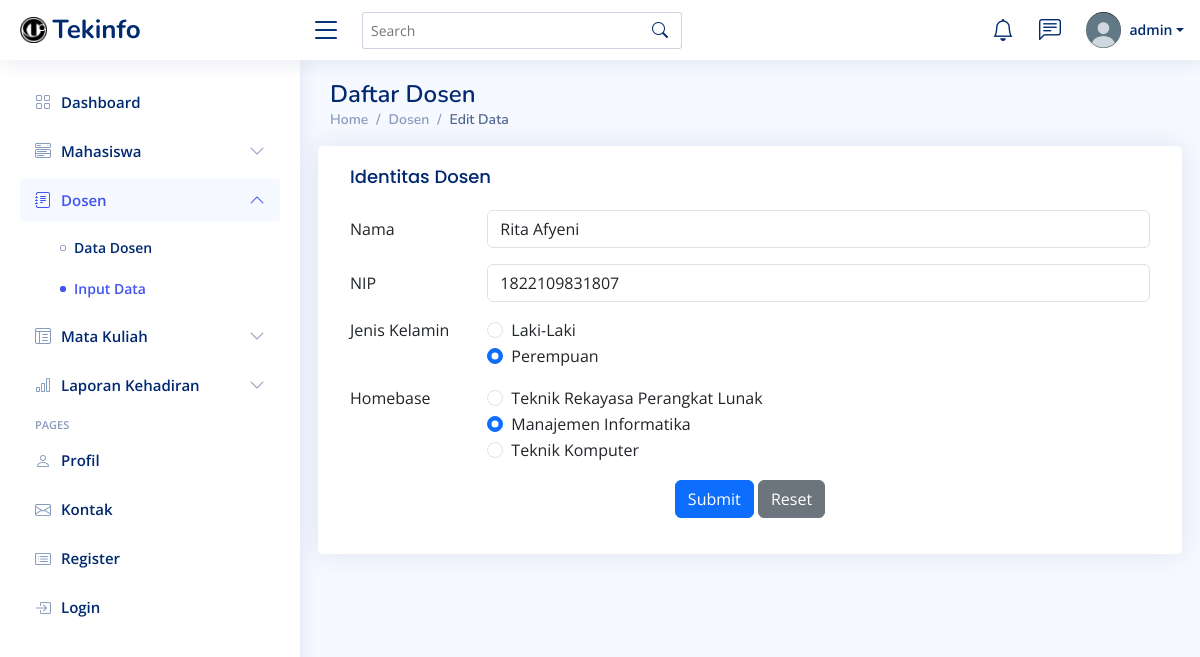
Page /modul/dosen/edit-dosen.php?id=13 (signed in) on the committed database.
### tables this page shows
CREATE TABLE `dosen` (
  `id` int(11) NOT NULL,
  `nip` varchar(50) NOT NULL,
  `nama` varchar(50) NOT NULL,
  `jenis_kelamin` enum('L','P') NOT NULL,
  `homebase` enum('TRPL','MI','TKOM') NOT NULL
);

### modul/dosen/edit-dosen.php (the view, shortened to what this page needs)
<?php
include '../../koneksi.php';
$get_id = $_GET['id'];
$sql = "SELECT * FROM dosen WHERE id=?";
$stmt = $db->prepare($sql);
$stmt->bind_param("i", $get_id);
$stmt->execute();
$result = $stmt->get_result();
if ($result->num_rows == 1) {
    $row = $result->fetch_assoc();
} else {
    echo "Data $get_id tidak tersedia";
    exit;
}
?>
<!DOCTYPE html>
<html lang="en">
<head>
  <link href="../assets/vendor/bootstrap/css/bootstrap.min.css" rel="stylesheet">
  <link href="../assets/vendor/bootstrap-icons/bootstrap-icons.css" rel="stylesheet">
  <link href="../assets/vendor/boxicons/css/boxicons.min.css" rel="stylesheet">
  <link href="../assets/vendor/quill/quill.snow.css" rel="stylesheet">
  <link href="../assets/vendor/quill/quill.bubble.css" rel="stylesheet">
  <link href="../assets/vendor/remixicon/remixicon.css" rel="stylesheet">
  <link href="../assets/vendor/simple-datatables/style.css" rel="stylesheet">
  <link href="../assets/css/style.css" rel="stylesheet">
</head>
<body>
  <header id="header" class="header fixed-top d-flex align-items-center">
<div class="d-flex align-items-center justify-content-between">
  <a href="#" class="logo d-flex align-items-center">
    <img src="../assets/img/Logo Ti.png" alt="">
    <span class="d-none d-lg-block">Tekinfo</span>
  </a>
  <i class="bi bi-list toggle-sidebar-btn"></i>
</div>
<div class="search-bar">
  <form class="search-form d-flex align-items-center" method="POST" action="#">
    <input type="text" name="query" placeholder="Search" title="Enter search keyword">
    <button type="submit" title="Search"><i class="bi bi-search"></i></button>
  </form>
</div>
<nav class="header-nav ms-auto">
  <ul class="d-flex align-items-center">
    <li class="nav-item dropdown">
      <a class="nav-link nav-icon" href="#" data-bs-toggle="dropdown">
        <i class="bi bi-bell"></i>
      </a>
    </li>
    <li class="nav-item dropdown">
      <a class="nav-link nav-icon" href="#" data-bs-toggle="dropdown">
        <i class="bi bi-chat-left-text"></i>
      </a>
    </li>
    <li class="nav-item dropdown pe-3">
      <a class="nav-link nav-profile d-flex align-items-center pe-0" href="#" data-bs-toggle="dropdown">
        <img src="../assets/img/icon.jpg" alt="Profile" class="rounded-circle">
        <span class="d-none d-md-block dropdown-toggle ps-2"><?=   $_SESSION['nama']?></span>
      </a>
    </li>
  </ul>
</nav>
</header>
<aside id="sidebar" class="sidebar">
<ul class="sidebar-nav" id="sidebar-nav">
  <li class="nav-item">
    <a class="nav-link collapsed" href="../../index.php">
      <i class="bi bi-grid"></i>
      <span>Dashboard</span>
    </a>
  </li>
  <li class="nav-item">
    <a class="nav-link collapsed" data-bs-target="#components-nav" data-bs-toggle="collapse" href="#">
      <i class="bi bi-menu-button-wide"></i><span>Mahasiswa</span><i class="bi bi-chevron-down ms-auto"></i>
    </a>
  </li>
  <li class="nav-item">
    <a class="nav-link " data-bs-target="#forms-nav" data-bs-toggle="collapse" href="#">
      <i class="bi bi-journal-text"></i><span>Dosen</span><i class="bi bi-chevron-down ms-auto"></i>
    </a>
    <ul id="forms-nav" class="nav-content collapse show" data-bs-parent="#sidebar-nav">
      <li>
        <a href="data-dosen.php" >
          <i class="bi bi-circle"></i><span>Data Dosen</span>
        </a>
      </li>
      <?php
      if ($_SESSION['level']=='admin'){
      ?>
      <li>
        <a href="#" class="active">
          <i class="bi bi-circle"></i><span>Input Data</span>
        </a>
      </li>
      <?php } ?>
    </ul>
  </li>
  <li class="nav-item">
    <a class="nav-link collapsed" data-bs-target="#tables-nav" data-bs-toggle="collapse" href="#">
      <i class="bi bi-layout-text-window-reverse"></i><span>Mata Kuliah</span><i class="bi bi-chevron-down ms-auto"></i>
    </a>
  </li>
  <li class="nav-item">
        <a class="nav-link collapsed" data-bs-target="#charts-nav" data-bs-toggle="collapse" href="#">
          <i class="bi bi-bar-chart"></i><span>Laporan Kehadiran</span><i class="bi bi-chevron-down ms-auto"></i>
        </a>
      </li>
  <li class="nav-heading">Pages</li>
  <li class="nav-item">
    <a class="nav-link collapsed" href="../../profil.php">
      <i class="bi bi-person"></i>
      <span>Profil</span>
    </a>
  </li>
  <li class="nav-item">
    <a class="nav-link collapsed" href="#">
      <i class="bi bi-envelope"></i>
      <span>Kontak</span>
    </a>
  </li>
  <li class="nav-item">
    <a class="nav-link collapsed" href="../../buat-akun.php">
      <i class="bi bi-card-list"></i>
      <span>Register</span>
    </a>
  </li>
  <li class="nav-item">
    <a class="nav-link collapsed" href="../../login.php">
      <i class="bi bi-box-arrow-in-right"></i>
      <span>Login</span>
    </a>
  </li>
</ul>
</aside>
<main id="main" class="main">
    <div class="pagetitle">
      <h1 text-align="center">Daftar Dosen</h1>
      <nav>
        <ol class="breadcrumb">
          <li class="breadcrumb-item"><a href="../../index.php">Home</a></li>
          <li class="breadcrumb-item ">Dosen</li>
          <li class="breadcrumb-item active">Edit Data</li>
        </ol>
      </nav>
    </div>
    <section class="section dashboard">
      <div class="row">
      <div class="card">
            <div class="card-body">
              <h5 class="card-title">Identitas Dosen</h5>
              <form action="" method="post">
                <div class="row mb-3">
                  <label for="inputText" class="col-sm-2 col-form-label" >Nama</label>
                  <div class="col-sm-10">
                    <input type="text" class="form-control" name="nama" value="<?php echo $row['nama']; ?>" >
                  </div>
                </div>
                <div class="row mb-3">
                  <label for="inputNumber" class="col-sm-2 col-form-label" >NIP</label>
                  <div class="col-sm-10">
                    <input type="number" class="form-control" name="nip" value="<?php echo $row['nip']; ?>">
                  </div>
                </div>
                <fieldset class="row mb-3">
                  <legend class="col-form-label col-sm-2 pt-0">Jenis Kelamin</legend>
                  <div class="col-sm-10">
                    <div class="form-check">
                      <input class="form-check-input" type="radio" name="jenis_kelamin" id="laki-laki" value="L" <?= $row['jenis_kelamin'] == 'L' ? 'checked' : '' ?> required>
                      <label class="form-check-label" for="gridRadios1">
                        Laki-Laki
                      </label>
                    </div>
                    <div class="form-check">
                      <input class="form-check-input" type="radio" name="jenis_kelamin" id="perempuan" value="P" <?= $row['jenis_kelamin'] == 'P' ? 'checked' : '' ?> required>
                      <label class="form-check-label" for="gridRadios2">
                        Perempuan
                      </label>
                    </div>
                  </div>
                </fieldset>
                <fieldset class="row mb-3">
                  <legend class="col-form-label col-sm-2 pt-0">Homebase</legend>
                  <div class="col-sm-10">
                    <div class="form-check">
                      <input class="form-check-input" type="radio" name="homebase" id="trpl" value="TRPL" <?= $row['homebase'] == 'TRPL' ? 'checked' : '' ?> required>
                      <label class="form-check-label" for="gridRadios1">
                        Teknik Rekayasa Perangkat Lunak
                      </label>
                    </div>
                    <div class="form-check">
                      <input class="form-check-input" type="radio" name="homebase" id="mi" value="MI" <?= $row['homebase'] == 'MI' ? 'checked' : '' ?> required>
                      <label class="form-check-label" for="gridRadios2">
                        Manajemen Informatika
                      </label>
                    </div>
                    <div class="form-check">
                      <input class="form-check-input" type="radio" name="homebase" id="tkom" value="TKOM" <?= $row['homebase'] == 'TKOM' ? 'checked' : '' ?> required>
                      <label class="form-check-label" for="gridRadios2">
                        Teknik Komputer
                      </label>
                    </div>
                  </div>
                </fieldset>
                <div class="row mb-3">
                  <div class="text-center">
                    <input type="submit" name="submit" class="btn btn-primary">
                    <button type="reset" class="btn btn-secondary">Reset</button>
                  </div>
                </div>
              </form>
            </div>
          </div>
        </div>
  </section>
</main>
</body>
</html>

### modul/assets/css/style.css (style rules this page uses)
:root { scroll-behavior: smooth; }
body { font-family: "Open Sans", sans-serif; background: #f6f9ff; color: #444444; }
a { color: #4154f1; text-decoration: none; }
h1, h2, h3, h4, h5, h6 { font-family: "Nunito", sans-serif; }
#main { margin-top: 60px; padding: 20px 30px; transition: all 0.3s; }
.pagetitle { margin-bottom: 10px; }
.pagetitle h1 { font-size: 24px; margin-bottom: 0; font-weight: 600; color: #012970; }
.card { margin-bottom: 30px; border: none; border-radius: 5px; box-shadow: 0px 0 30px rgba(1, 41, 112, 0.1); }
.card-title { padding: 20px 0 15px 0; font-size: 18px; font-weight: 500; color: #012970; font-family: "Poppins", sans-serif; }
.card-body { padding: 0 20px 20px 20px; }
.breadcrumb { font-size: 14px; font-family: "Nunito", sans-serif; color: #899bbd; font-weight: 600; }
.breadcrumb a { color: #899bbd; transition: 0.3s; }
.breadcrumb .breadcrumb-item::before { color: #899bbd; }
.breadcrumb .active { color: #51678f; font-weight: 600; }
.logo { line-height: 1; }
@media (min-width: 1200px) { .logo { width: 280px; } }
.logo img { max-height: 26px; margin-right: 6px; }
.logo span { font-size: 26px; font-weight: 700; color: #012970; font-family: "Nunito", sans-serif; }
.header { transition: all 0.5s; z-index: 997; height: 60px; box-shadow: 0px 2px 20px rgba(1, 41, 112, 0.1); background-color: #fff; padding-left: 20px; }
.header .toggle-sidebar-btn { font-size: 32px; padding-left: 10px; cursor: pointer; color: #012970; }
.header .search-bar { min-width: 360px; padding: 0 20px; }
.header .search-form { width: 100%; }
.header .search-form input { border: 0; font-size: 14px; color: #012970; border: 1px solid rgba(1, 41, 112, 0.2); padding: 7px 38px 7px 8px; border-radius: 3px; transition: 0.3s; width: 100%; }
.header .search-form button { border: 0; padding: 0; margin-left: -30px; background: none; }
.header .search-form button i { color: #012970; }
.header-nav ul { list-style: none; }
.header-nav>ul { margin: 0; padding: 0; }
.header-nav .nav-icon { font-size: 22px; color: #012970; margin-right: 25px; position: relative; }
.header-nav .nav-profile { color: #012970; }
.header-nav .nav-profile img { max-height: 36px; }
.header-nav .nav-profile span { font-size: 14px; font-weight: 600; }
.sidebar { position: fixed; top: 60px; left: 0; bottom: 0; width: 300px; z-index: 996; transition: all 0.3s; padding: 20px; overflow-y: auto; scrollbar-width: thin; scrollbar-color: #aab7cf transparent; box-shadow: 0px 0px 20px rgba(1, 41, 112, 0.1); background-color: #fff; }
@media (min-width: 1200px) { #main, #footer { margin-left: 300px; } }
.sidebar-nav { padding: 0; margin: 0; list-style: none; }
.sidebar-nav li { padding: 0; margin: 0; list-style: none; }
.sidebar-nav .nav-item { margin-bottom: 5px; }
.sidebar-nav .nav-heading { font-size: 11px; text-transform: uppercase; color: #899bbd; font-weight: 600; margin: 10px 0 5px 15px; }
.sidebar-nav .nav-link { display: flex; align-items: center; font-size: 15px; font-weight: 600; color: #4154f1; transition: 0.3; background: #f6f9ff; padding: 10px 15px; border-radius: 4px; }
.sidebar-nav .nav-link i { font-size: 16px; margin-right: 10px; color: #4154f1; }
.sidebar-nav .nav-link.collapsed { color: #012970; background: #fff; }
.sidebar-nav .nav-link.collapsed i { color: #899bbd; }
.sidebar-nav .nav-link .bi-chevron-down { margin-right: 0; transition: transform 0.2s ease-in-out; }
.sidebar-nav .nav-link:not(.collapsed) .bi-chevron-down { transform: rotate(180deg); }
.sidebar-nav .nav-content { padding: 5px 0 0 0; margin: 0; list-style: none; }
.sidebar-nav .nav-content a { display: flex; align-items: center; font-size: 14px; font-weight: 600; color: #012970; transition: 0.3; padding: 10px 0 10px 40px; transition: 0.3s; }
.sidebar-nav .nav-content a i { font-size: 6px; margin-right: 8px; line-height: 0; border-radius: 50%; }
.sidebar-nav .nav-content a:hover, .sidebar-nav .nav-content a.active { color: #4154f1; }
.sidebar-nav .nav-content a.active i { background-color: #4154f1; }

### rows in the picture
dosen: nama "Rita Afyeni", nip "1822109831807", jenis_kelamin "☑", homebase "☑"

### other values in the picture
$_SESSION['nama'] "admin"
